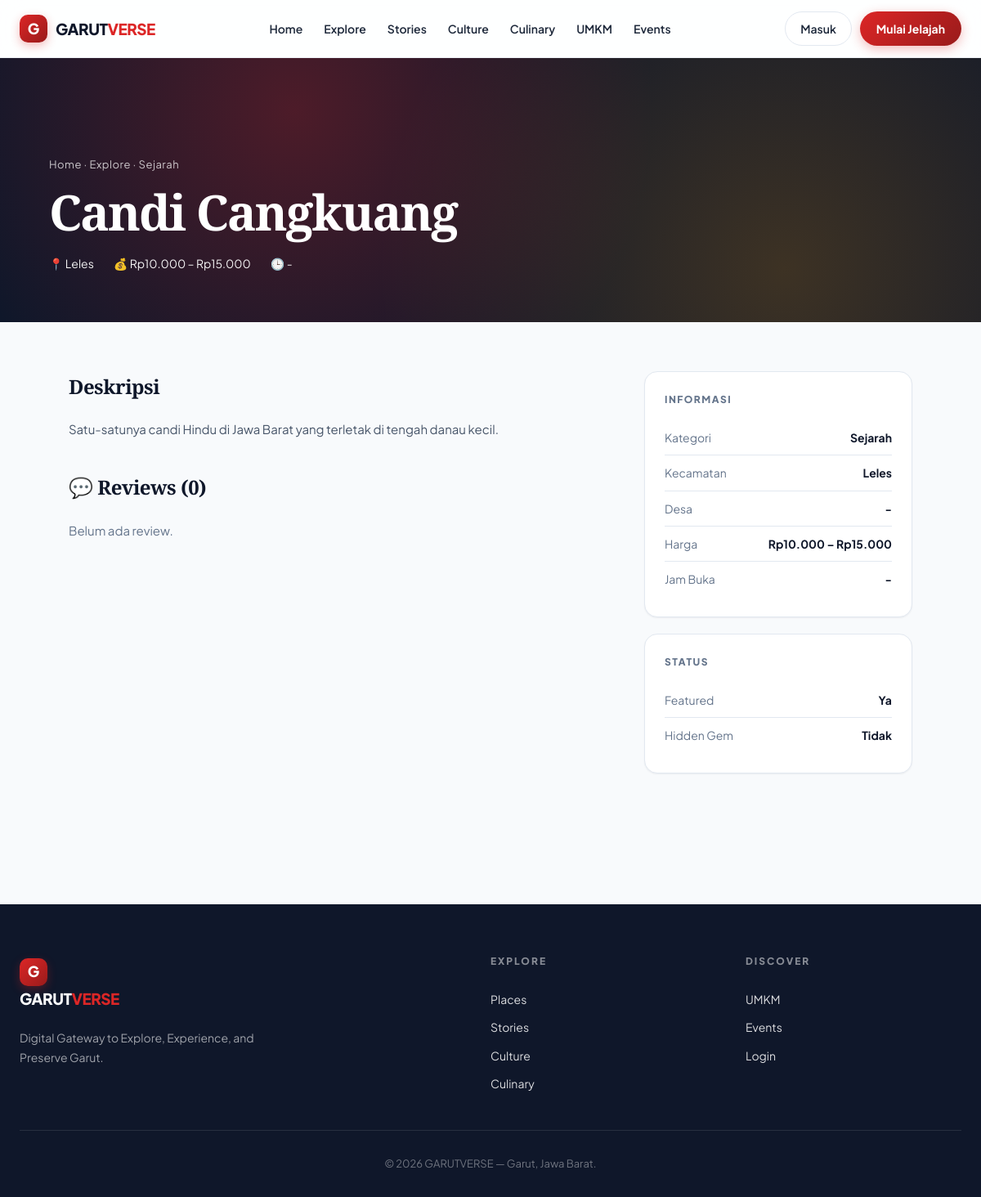
The app's page /detail.php?slug=candi-cangkuang with its own data.
### tables this page shows
CREATE TABLE `places` (
  `id` bigint(20) UNSIGNED NOT NULL,
  `category_id` bigint(20) UNSIGNED NOT NULL,
  `name` varchar(150) NOT NULL,
  `slug` varchar(180) NOT NULL,
  `description` text DEFAULT NULL,
  `address` varchar(255) DEFAULT NULL,
  `district_id` bigint(20) UNSIGNED DEFAULT NULL,
  `village_id` bigint(20) UNSIGNED DEFAULT NULL,
  `latitude` decimal(10,7) DEFAULT NULL,
  `longitude` decimal(10,7) DEFAULT NULL,
  `price_min` int(10) UNSIGNED DEFAULT NULL,
  `price_max` int(10) UNSIGNED DEFAULT NULL,
  `opening_hours` varchar(255) DEFAULT NULL,
  `phone` varchar(30) DEFAULT NULL,
  `website` varchar(255) DEFAULT NULL,
  `is_hidden_gem` tinyint(1) NOT NULL DEFAULT 0,
  `is_featured` tinyint(1) NOT NULL DEFAULT 0,
  `status` enum('draft','published','archived') NOT NULL DEFAULT 'published',
  `created_by` bigint(20) UNSIGNED DEFAULT NULL,
  `created_at` datetime NOT NULL DEFAULT current_timestamp(),
  `updated_at` datetime NOT NULL DEFAULT current_timestamp() ON UPDATE current_timestamp()
);

CREATE TABLE `categories` (
  `id` bigint(20) UNSIGNED NOT NULL,
  `name` varchar(80) NOT NULL,
  `slug` varchar(100) NOT NULL,
  `icon` varchar(100) DEFAULT NULL,
  `description` text DEFAULT NULL,
  `created_at` datetime NOT NULL DEFAULT current_timestamp(),
  `updated_at` datetime NOT NULL DEFAULT current_timestamp() ON UPDATE current_timestamp()
);

CREATE TABLE `districts` (
  `id` bigint(20) UNSIGNED NOT NULL,
  `name` varchar(100) NOT NULL,
  `created_at` datetime NOT NULL DEFAULT current_timestamp()
);

### config.php (called while the page is built, shortened)
<?php
function priceLabel($min, $max) {
    return 'Rp' . number_format($min,0,',','.') . ' – Rp' . number_format($max,0,',','.');
}
function e($str) { return htmlspecialchars($str ?? '', ENT_QUOTES, 'UTF-8'); }

### detail.php (the view, shortened to what this page needs)
<?php
require 'config.php';
$slug = $_GET['slug'] ?? '';
$stmt = $conn->prepare("
  SELECT p.*, c.name AS category_name, d.name AS district_name, v.name AS village_name
  FROM places p
  LEFT JOIN categories c ON c.id = p.category_id
  LEFT JOIN districts  d ON d.id = p.district_id
  LEFT JOIN villages   v ON v.id = p.village_id
  WHERE p.slug = ? LIMIT 1
");
$stmt->bind_param('s', $slug);
$stmt->execute();
$place = $stmt->get_result()->fetch_assoc();
$rev = $conn->prepare("SELECT r.*, pr.name AS user_name FROM reviews r JOIN profiles pr ON pr.id=r.user_id WHERE r.place_id=? AND r.status='approved' ORDER BY r.created_at DESC");
$rev->bind_param('i', $place['id']); $rev->execute();
$reviews = $rev->get_result()->fetch_all(MYSQLI_ASSOC);
include 'includes/header.php';
?>
<div class="detail-hero">
  <div class="detail-hero-inner">
    <div class="crumb">
      <a href="index.php">Home</a> · <a href="explore.php">Explore</a> · <?= e($place['category_name']) ?>
    </div>
    <h1><?= e($place['name']) ?></h1>
    <div class="meta">
      <span>📍 <?= e($place['district_name'] ?? '-') ?><?= $place['village_name'] ? ', ' . e($place['village_name']) : '' ?></span>
      <span>💰 <?= priceLabel($place['price_min'], $place['price_max']) ?></span>
      <span>🕒 <?= e($place['opening_hours'] ?? '-') ?></span>
    </div>
  </div>
</div>
<section class="detail-body">
  <div class="detail-grid">
    <div>
      <div class="detail-section">
        <h2>Deskripsi</h2>
        <p><?= nl2br(e($place['description'] ?? '-')) ?></p>
      </div>
      <div class="detail-section">
        <h2>💬 Reviews (<?= count($reviews) ?>)</h2>
        <?php if (empty($reviews)): ?>
          <p style="color:var(--muted);">Belum ada review.</p>
        <?php endif; ?>
      </div>
    </div>
    <aside>
      <div class="sidebar-box">
        <h3>Informasi</h3>
        <ul>
          <li><span>Kategori</span><b><?= e($place['category_name']) ?></b></li>
          <li><span>Kecamatan</span><b><?= e($place['district_name'] ?? '-') ?></b></li>
          <li><span>Desa</span><b><?= e($place['village_name'] ?? '-') ?></b></li>
          <li><span>Harga</span><b><?= priceLabel($place['price_min'], $place['price_max']) ?></b></li>
          <li><span>Jam Buka</span><b><?= e($place['opening_hours'] ?? '-') ?></b></li>
        </ul>
      </div>
      <div class="sidebar-box">
        <h3>Status</h3>
        <ul>
          <li><span>Featured</span><b><?= $place['is_featured'] ? 'Ya' : 'Tidak' ?></b></li>
          <li><span>Hidden Gem</span><b><?= $place['is_hidden_gem'] ? 'Ya' : 'Tidak' ?></b></li>
        </ul>
      </div>
    </aside>
  </div>
</section>
<?php include 'includes/footer.php'; ?>

### assets/style.css (style rules this page uses)
:root { --primary: #DC2626; --primary-dark: #991B1B; --accent: #F59E0B; --secondary: #0F172A; --ink: #0F172A; --text: #1E293B; --muted: #64748B; --border: #E2E8F0; --bg: #F8FAFC; --surface: #FFFFFF; --shadow-sm: 0 1px 2px rgba(15,23,42,0.06); --shadow: 0 4px 12px rgba(15,23,42,0.08); --shadow-lg: 0 20px 40px rgba(15,23,42,0.12); --radius: 16px; --radius-lg: 24px; }
* { box-sizing: border-box; margin: 0; padding: 0; }
html { scroll-behavior: smooth; }
body { font-family: 'Plus Jakarta Sans', -apple-system, sans-serif; background: var(--bg); color: var(--text); line-height: 1.6; -webkit-font-smoothing: antialiased; }
a { color: inherit; text-decoration: none; }
.detail-hero { background: var(--secondary); color: white; padding: 120px 24px 60px; position: relative; overflow: hidden; }
.detail-hero::before { content: ''; position: absolute; inset: 0; background: radial-gradient(circle at 30% 20%, rgba(220,38,38,0.3), transparent 50%), radial-gradient(circle at 80% 80%, rgba(245,158,11,0.2), transparent 50%); }
.detail-hero-inner { max-width: 1080px; margin: 0 auto; position: relative; z-index: 1; }
.detail-hero .crumb { font-size: 13px; opacity: 0.75; margin-bottom: 16px; letter-spacing: 0.5px; }
.detail-hero h1 { font-family: 'Playfair Display', serif; font-size: clamp(32px, 5vw, 60px); font-weight: 700; letter-spacing: -2px; margin-bottom: 20px; line-height: 1.05; }
.detail-hero .meta { display: flex; flex-wrap: wrap; gap: 24px; font-size: 14px; opacity: 0.95; }
.detail-hero .meta span { display: flex; align-items: center; gap: 6px; }
.detail-body { max-width: 1080px; margin: 0 auto; padding: 60px 24px; }
.detail-grid { display: grid; grid-template-columns: 2fr 1fr; gap: 48px; }
.detail-section { margin-bottom: 40px; }
.detail-section h2 { font-family: 'Playfair Display', serif; font-size: 24px; font-weight: 700; margin-bottom: 20px; color: var(--ink); letter-spacing: -0.5px; display: flex; align-items: center; gap: 10px; }
.detail-section p { font-size: 15px; color: #475569; margin-bottom: 12px; line-height: 1.7; }
.sidebar-box { background: white; border: 1px solid var(--border); border-radius: var(--radius); padding: 24px; margin-bottom: 20px; box-shadow: var(--shadow-sm); }
.sidebar-box h3 { font-size: 12px; font-weight: 800; text-transform: uppercase; letter-spacing: 1.5px; color: var(--muted); margin-bottom: 16px; }
.sidebar-box ul { list-style: none; }
.sidebar-box li { font-size: 14px; padding: 10px 0; border-bottom: 1px solid var(--border); display: flex; justify-content: space-between; gap: 12px; }
.sidebar-box li:last-child { border-bottom: none; }
.sidebar-box li span { color: var(--muted); }
.sidebar-box li b { color: var(--ink); text-align: right; }

### records on screen
places: category.name "Sejarah", name "Candi Cangkuang", district.name "Leles", priceLabel($place['price_min'], $place['price_max']) "Rp10.000 – Rp15.000", opening_hours "-", description "Satu-satunya candi Hindu di Jawa Barat yang terletak di tengah danau kecil."

### other values on screen
count($reviews) "0"
$place['village_name'] "-"
